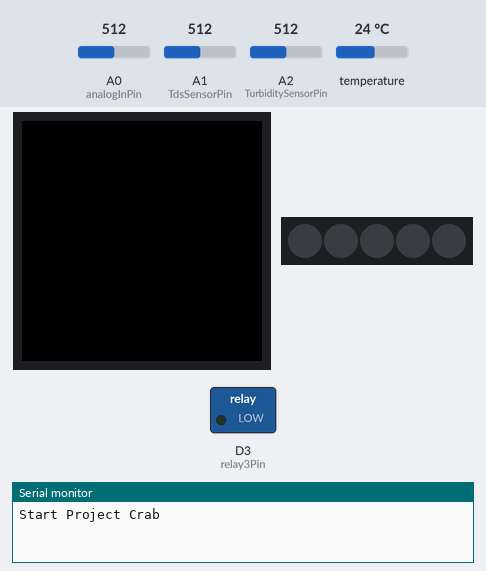
Bench run of a sketch on a simulated Arduino MKR. Shown: 240×240 colour display, 5 RGB LEDs in strip order, left to right, switched loads named in the sketch (green lamp = pin HIGH), the last lines printed to the serial monitor. The test bench sets the inputs (shaded band); at power-on: temperature 24 °C, A0 (analogInPin) = 512, A1 (TdsSensorPin) = 512, A2 (TurbiditySensorPin) = 512. WiFi joins after 1.5 s; servers stay silent unless stated; pins used as bus, display or sensor lines are not drawn.

Above: at 2.9 s.
3.0 s: temperature set to 29.1 °C
9.0 s: temperature set to 30.6 °C
At 19.6 s:
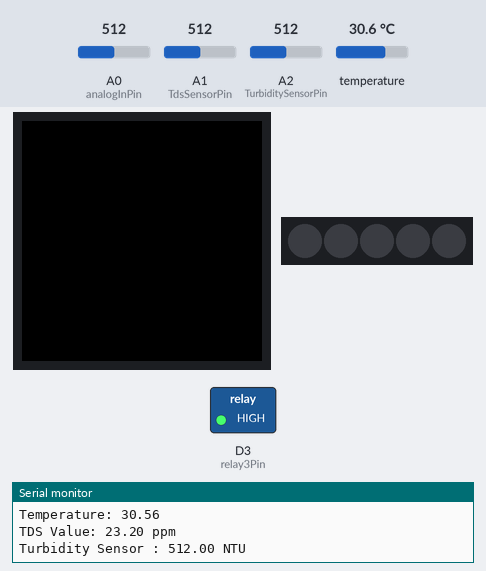
Timing chart, 0 to 21.1 s (numbered marks = the images above; inputs shaded):
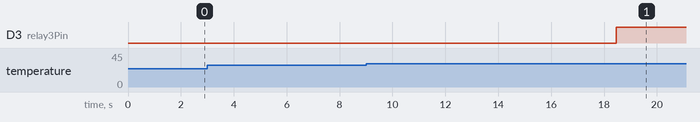

The sketch:

HelloWorld_aug21a.ino
```cpp
#include "arduino_secrets.h"
#include <Wire.h>
#include <OneWire.h>
#include <DallasTemperature.h>
#include "thingProperties.h"
#include <Arduino_MKRIoTCarrier.h>

MKRIoTCarrier carrier;

const int analogInPin = A0;     // pH sensor
const int relay1Pin = 1;        // D1
const int relay2Pin = 2;        // D2
const int relay3Pin = 3;        // D3
const int relay4Pin = 4;        // D4
const int oneWireBus = 5;       // D5 Temperature sensor
const int TdsSensorPin = A1;    // TDS sensor
const int TurbiditySensorPin = A2; // Turbidity sensor

// ตั้งค่าค่าคงที่ TDS sensor
const float VREF = 3.3;
const int SCOUNT = 30;
int analogBuffer[SCOUNT];
int analogBufferIndex = 0;
float averageVoltage = 0;
float tdsValue = 0;

// ตั้งค่าตัวแปร pH
int buf[10];
int tempBuffer;

// ตั้งค่า Temperature sensor
OneWire oneWire(oneWireBus);
DallasTemperature sensors(&oneWire);


void setup() {
  Serial.begin(9600);
  carrier.begin();

  pinMode(relay1Pin, OUTPUT);
  pinMode(relay2Pin, OUTPUT);
  pinMode(relay3Pin, OUTPUT);
  pinMode(relay4Pin, OUTPUT);
  pinMode(TdsSensorPin, INPUT);
  pinMode(TurbiditySensorPin, INPUT);

  digitalWrite(relay1Pin, LOW);
  digitalWrite(relay2Pin, LOW);
  digitalWrite(relay3Pin, LOW);
  digitalWrite(relay4Pin, LOW);

  Serial.println("Start Project Crab");
  sensors.begin();

  initProperties();

  // เชื่อมต่อ Arduino IoT Cloud
  ArduinoCloud.begin(ArduinoIoTPreferredConnection);
  setDebugMessageLevel(2);
  ArduinoCloud.printDebugInfo();
}

void loop() {
  ArduinoCloud.update();
  delay(5000);
  // pH Sensor
  for (int i = 0; i < 10; i++) {
    buf[i] = analogRead(analogInPin);
    delay(10);
  }
  for (int i = 0; i < 9; i++) {
    for (int j = i + 1; j < 10; j++) {
      if (buf[i] > buf[j]) {
        tempBuffer = buf[i];
        buf[i] = buf[j];
        buf[j] = tempBuffer;
      }
    }
  }
  unsigned long int avgValue = 0;
  for (int i = 2; i < 8; i++)
    avgValue += buf[i];
  float pHVol = (float)avgValue * 3.3 / 1024 / 6;
  ph = -5.70 * pHVol + 21.34;
  Serial.print("pH Value: ");
  Serial.println(ph);

  // ควบคุมการเปิดปิด relay ปั๊มน้ำจากค่า PH
  if (ph < 7.0) {
    digitalWrite(relay1Pin, HIGH);
    notification = ("น้ำมีความเป็นกรดมากเกินไป กำลังใส่ปูนขาว");
  } else if (ph >= 7.8) {
    digitalWrite(relay1Pin, LOW);
    notification = ("ค่ากรด-เบสของน้ำกลับมาเป็นปกติแล้ว");

  }

  // Temperature Sensor
  sensors.requestTemperatures();
  temp = sensors.getTempCByIndex(0);
  Serial.print("Temperature: ");
  Serial.println(temp);

  // ควบคุมการเปิดปิด relay ทำความร้อนจากค่าอุณหภูมิ
  if (temp <= 28.0) {
    digitalWrite(relay2Pin, HIGH);
    notification = ("อุณหภูมิต่ำกว่าจุดที่กำหนด เปิดใช้เครื่องทำความร้อน(Heater)");
  } else if (temp >= 29.0) {
    digitalWrite(relay2Pin, LOW);
  }

  // ควบคุมการเปิดปิด relay ทำความเย็นจากค่าอุณหภูมิ
  if (temp >= 30.0) {
    digitalWrite(relay3Pin, HIGH);
    digitalWrite(relay4Pin, HIGH);
    notification = ("อุณหภูมิเกินกว่าจุดที่กำหนด เปิดใช้เครื่องทำความเย็น(Cooler)");

  } else if (temp <= 29.0) {
    digitalWrite(relay3Pin, LOW);
    digitalWrite(relay4Pin, LOW);
  }

  // TDS Sensor
  static unsigned long analogSampleTimepoint = millis();
  if (millis() - analogSampleTimepoint > 40U) {
    analogSampleTimepoint = millis();
    analogBuffer[analogBufferIndex] = analogRead(TdsSensorPin);
    analogBufferIndex++;
    if (analogBufferIndex == SCOUNT) {
      analogBufferIndex = 0;
    }
  }

  // คำนวณค่า TDS
  averageVoltage = 0;
  for (int i = 0; i < SCOUNT; i++) {
    averageVoltage += analogBuffer[i];
  }
  averageVoltage = averageVoltage / SCOUNT * VREF / 1024.0;

  float compensationCoefficient = 1.0 + 0.02 * (25.0 - 25.0);
  float compensationVoltage = averageVoltage / compensationCoefficient;
  tds = (133.42 * compensationVoltage * compensationVoltage * compensationVoltage - 255.86 * compensationVoltage * compensationVoltage + 857.39 * compensationVoltage) * 0.5;
  Serial.print("TDS Value: ");
  Serial.print(tds);
  Serial.println(" ppm");

  if (tds < 1000) {
    notification = "ค่าTDSต่ำกว่าจุดที่กำหนดไว้ คุณควรที่จะเปลี่ยนน้ำทันที";
  } else if (tds > 3000) {
    notification = "ค่าTDSเกินกว่าจุดที่กำหนดไว้ คุณควรที่จะเปลี่ยนน้ำทันที";
  } else if ((tds >= 1000 && tds <= 1300) || (tds >= 2700 && tds <= 3000)) {
    notification = "ค่าTDSกำลังอยู่ในจุดเสี่ยง คุณควรที่จะเปลี่ยนน้ำโดยเร็ว";
  }

  // Turbidity Sensor
  int turbiditySensorValue = analogRead(TurbiditySensorPin);
  float ntu = turbiditySensorValue;
  turbidity = ntu;
  Serial.print("Turbidity Sensor : ");
  Serial.print(turbidity);
  Serial.println(" NTU");
  if (turbidity < 10) {
    notification = "ค่าความขุ่นต่ำกว่าจุดที่กำหนดไว้ คุณควรที่จะเปลี่ยนน้ำทันที";
  } else if (turbidity > 30) {
    notification = "ค่าความขุ่นเกินกว่าเกินกว่าจุดที่กำหนดไว้ คุณควรที่จะเปลี่ยนน้ำทันที";
  } else if ((turbidity >= 10 && turbidity <= 13) || (turbidity >= 27 && turbidity <= 30)) {
    notification = "ค่าความขุ่นกำลังอยู่ในจุดเสี่ยง คุณควรที่จะเปลี่ยนน้ำโดยเร็ว";
  }

  delay(5000);
}

void onPhChange() {
  Serial.print("pH value updated: ");
  Serial.println(ph);
}

void onTempChange() {
  Serial.print("Temperature updated: ");
  Serial.println(temp);
}

void onTdsChange() {
  Serial.print("TDS value updated: ");
  Serial.println(tds);
}

void onTurbidityChange() {
  Serial.print("Turbidity value updated: ");
  Serial.println(turbidity);
}
void onNotificationChange() {
  Serial.print("Notification value updated: ");
  Serial.println(notification);
}
```

arduino_secrets.h
```cpp
#define SECRET_OPTIONAL_PASS ""
#define SECRET_SSID ""
```

thingProperties.h
```cpp
// Code generated by Arduino IoT Cloud, DO NOT EDIT.

#include <ArduinoIoTCloud.h>
#include <Arduino_ConnectionHandler.h>

const char SSID[]     = "TEST12345";    // Network SSID (name)
const char PASS[]     = "12345678";    // Network password (use for WPA, or use as key for WEP)

void onPhChange();
void onTdsChange();
void onTempChange();
void onTurbidityChange();
void onNotificationChange();


String notification;
float ph;
float tds;
float temp;
float turbidity;


void initProperties(){

  ArduinoCloud.addProperty(notification, READWRITE, ON_CHANGE, onNotificationChange);
  ArduinoCloud.addProperty(ph, READWRITE, ON_CHANGE, onPhChange);
  ArduinoCloud.addProperty(tds, READWRITE, ON_CHANGE, onTdsChange);
  ArduinoCloud.addProperty(temp, READWRITE, ON_CHANGE, onTempChange);
  ArduinoCloud.addProperty(turbidity, READWRITE, ON_CHANGE, onTurbidityChange);

}

WiFiConnectionHandler ArduinoIoTPreferredConnection(SSID, PASS);
```

Measured:
- the behaviour switches between 29.9 and 30 °C on temperature (found by bisection; images 0 and 1)
- after the input at 9.0 s, D3 (relay3Pin): LOW → HIGH after 9.5 s
